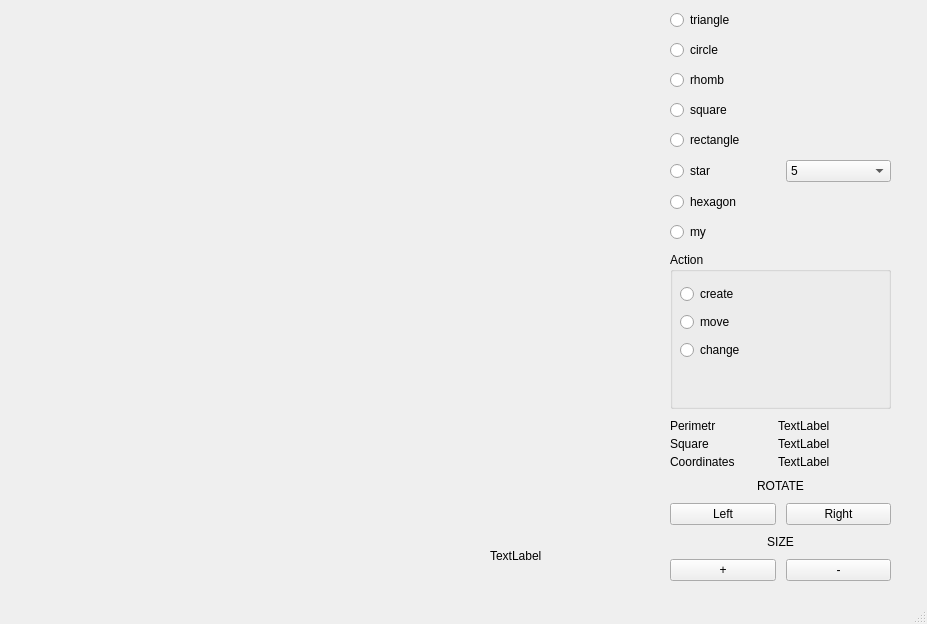
<?xml version="1.0" encoding="UTF-8"?>
<ui version="4.0">
 <class>MainWindow</class>
 <widget class="QMainWindow" name="MainWindow">
  <property name="enabled">
   <bool>true</bool>
  </property>
  <property name="geometry">
   <rect>
    <x>0</x>
    <y>0</y>
    <width>927</width>
    <height>624</height>
   </rect>
  </property>
  <property name="windowTitle">
   <string>MainWindow</string>
  </property>
  <widget class="QWidget" name="centralwidget">
   <property name="mouseTracking">
    <bool>false</bool>
   </property>
   <property name="tabletTracking">
    <bool>false</bool>
   </property>
   <widget class="QWidget" name="verticalLayoutWidget">
    <property name="geometry">
     <rect>
      <x>670</x>
      <y>0</y>
      <width>221</width>
      <height>591</height>
     </rect>
    </property>
    <layout class="QVBoxLayout" name="verticalLayout">
     <property name="spacing">
      <number>10</number>
     </property>
     <property name="topMargin">
      <number>10</number>
     </property>
     <property name="bottomMargin">
      <number>10</number>
     </property>
     <item>
      <layout class="QVBoxLayout" name="verticalLayout_Figure">
       <item>
        <widget class="QRadioButton" name="treug">
         <property name="text">
          <string>triangle</string>
         </property>
        </widget>
       </item>
       <item>
        <widget class="QRadioButton" name="krug">
         <property name="text">
          <string>circle</string>
         </property>
        </widget>
       </item>
       <item>
        <widget class="QRadioButton" name="romb">
         <property name="text">
          <string>rhomb</string>
         </property>
        </widget>
       </item>
       <item>
        <widget class="QRadioButton" name="kvadr">
         <property name="text">
          <string>square</string>
         </property>
        </widget>
       </item>
       <item>
        <widget class="QRadioButton" name="pramouh">
         <property name="text">
          <string>rectangle</string>
         </property>
        </widget>
       </item>
       <item>
        <layout class="QHBoxLayout" name="horizontalLayout">
         <item>
          <widget class="QRadioButton" name="zvezda">
           <property name="text">
            <string>star</string>
           </property>
          </widget>
         </item>
         <item>
          <widget class="QComboBox" name="zvezda_comboBox">
           <item>
            <property name="text">
             <string>5</string>
            </property>
           </item>
           <item>
            <property name="text">
             <string>6</string>
            </property>
           </item>
           <item>
            <property name="text">
             <string>8</string>
            </property>
           </item>
          </widget>
         </item>
        </layout>
       </item>
       <item>
        <widget class="QRadioButton" name="shestiuh">
         <property name="text">
          <string>hexagon</string>
         </property>
        </widget>
       </item>
       <item>
        <widget class="QRadioButton" name="my">
         <property name="text">
          <string>my</string>
         </property>
        </widget>
       </item>
      </layout>
     </item>
     <item>
      <layout class="QVBoxLayout" name="verticalLayout_acrion">
       <item>
        <widget class="QGroupBox" name="groupBox">
         <property name="sizePolicy">
          <sizepolicy hsizetype="Expanding" vsizetype="MinimumExpanding">
           <horstretch>0</horstretch>
           <verstretch>0</verstretch>
          </sizepolicy>
         </property>
         <property name="title">
          <string>Action</string>
         </property>
         <widget class="QWidget" name="verticalLayoutWidget_2">
          <property name="geometry">
           <rect>
            <x>10</x>
            <y>30</y>
            <width>181</width>
            <height>83</height>
           </rect>
          </property>
          <layout class="QVBoxLayout" name="verticalLayout_Action">
           <item>
            <widget class="QRadioButton" name="create">
             <property name="text">
              <string>create</string>
             </property>
            </widget>
           </item>
           <item>
            <widget class="QRadioButton" name="move">
             <property name="text">
              <string>move</string>
             </property>
            </widget>
           </item>
           <item>
            <widget class="QRadioButton" name="change">
             <property name="text">
              <string>change</string>
             </property>
            </widget>
           </item>
          </layout>
         </widget>
        </widget>
       </item>
      </layout>
     </item>
     <item>
      <layout class="QVBoxLayout" name="verticalLayout_Output">
       <property name="spacing">
        <number>4</number>
       </property>
       <item>
        <layout class="QHBoxLayout" name="horizontalLayout_P">
         <property name="rightMargin">
          <number>10</number>
         </property>
         <item>
          <widget class="QLabel" name="Per_I">
           <property name="text">
            <string>Perimetr</string>
           </property>
          </widget>
         </item>
         <item>
          <widget class="QLabel" name="Per_O">
           <property name="text">
            <string>TextLabel</string>
           </property>
          </widget>
         </item>
        </layout>
       </item>
       <item>
        <layout class="QHBoxLayout" name="horizontalLayout_S">
         <property name="rightMargin">
          <number>10</number>
         </property>
         <item>
          <widget class="QLabel" name="Sq_I">
           <property name="text">
            <string>Square</string>
           </property>
          </widget>
         </item>
         <item>
          <widget class="QLabel" name="Sq_O">
           <property name="text">
            <string>TextLabel</string>
           </property>
          </widget>
         </item>
        </layout>
       </item>
       <item>
        <layout class="QHBoxLayout" name="horizontalLayout_C">
         <property name="rightMargin">
          <number>10</number>
         </property>
         <item>
          <widget class="QLabel" name="Coord_I">
           <property name="text">
            <string>Coordinates</string>
           </property>
          </widget>
         </item>
         <item>
          <widget class="QLabel" name="Coord_O">
           <property name="text">
            <string>TextLabel</string>
           </property>
          </widget>
         </item>
        </layout>
       </item>
      </layout>
     </item>
     <item>
      <layout class="QVBoxLayout" name="verticalLayout_Rotate">
       <item>
        <widget class="QLabel" name="label">
         <property name="text">
          <string>ROTATE</string>
         </property>
         <property name="alignment">
          <set>Qt::AlignCenter</set>
         </property>
        </widget>
       </item>
       <item>
        <layout class="QHBoxLayout" name="horizontalLayout_7">
         <item>
          <widget class="QPushButton" name="pushButton_15">
           <property name="text">
            <string>Left</string>
           </property>
          </widget>
         </item>
         <item>
          <widget class="QPushButton" name="pushButton_16">
           <property name="text">
            <string>Right</string>
           </property>
          </widget>
         </item>
        </layout>
       </item>
      </layout>
     </item>
     <item>
      <layout class="QVBoxLayout" name="verticalLayout_Size">
       <item>
        <widget class="QLabel" name="label_4">
         <property name="text">
          <string>SIZE</string>
         </property>
         <property name="alignment">
          <set>Qt::AlignCenter</set>
         </property>
        </widget>
       </item>
       <item>
        <layout class="QHBoxLayout" name="horizontalLayout_11">
         <item>
          <widget class="QPushButton" name="pushButton_26">
           <property name="text">
            <string>+</string>
           </property>
          </widget>
         </item>
         <item>
          <widget class="QPushButton" name="pushButton_27">
           <property name="text">
            <string>-</string>
           </property>
          </widget>
         </item>
        </layout>
       </item>
      </layout>
     </item>
    </layout>
   </widget>
   <widget class="QLabel" name="myPoints">
    <property name="geometry">
     <rect>
      <x>430</x>
      <y>30</y>
      <width>141</width>
      <height>21</height>
     </rect>
    </property>
    <property name="text">
     <string> </string>
    </property>
   </widget>
   <widget class="QLabel" name="label_2">
    <property name="geometry">
     <rect>
      <x>490</x>
      <y>540</y>
      <width>161</width>
      <height>31</height>
     </rect>
    </property>
    <property name="text">
     <string>TextLabel</string>
    </property>
   </widget>
  </widget>
  <widget class="QMenuBar" name="menubar">
   <property name="geometry">
    <rect>
     <x>0</x>
     <y>0</y>
     <width>927</width>
     <height>22</height>
    </rect>
   </property>
  </widget>
  <widget class="QStatusBar" name="statusbar"/>
 </widget>
 <resources/>
 <connections/>
</ui>
